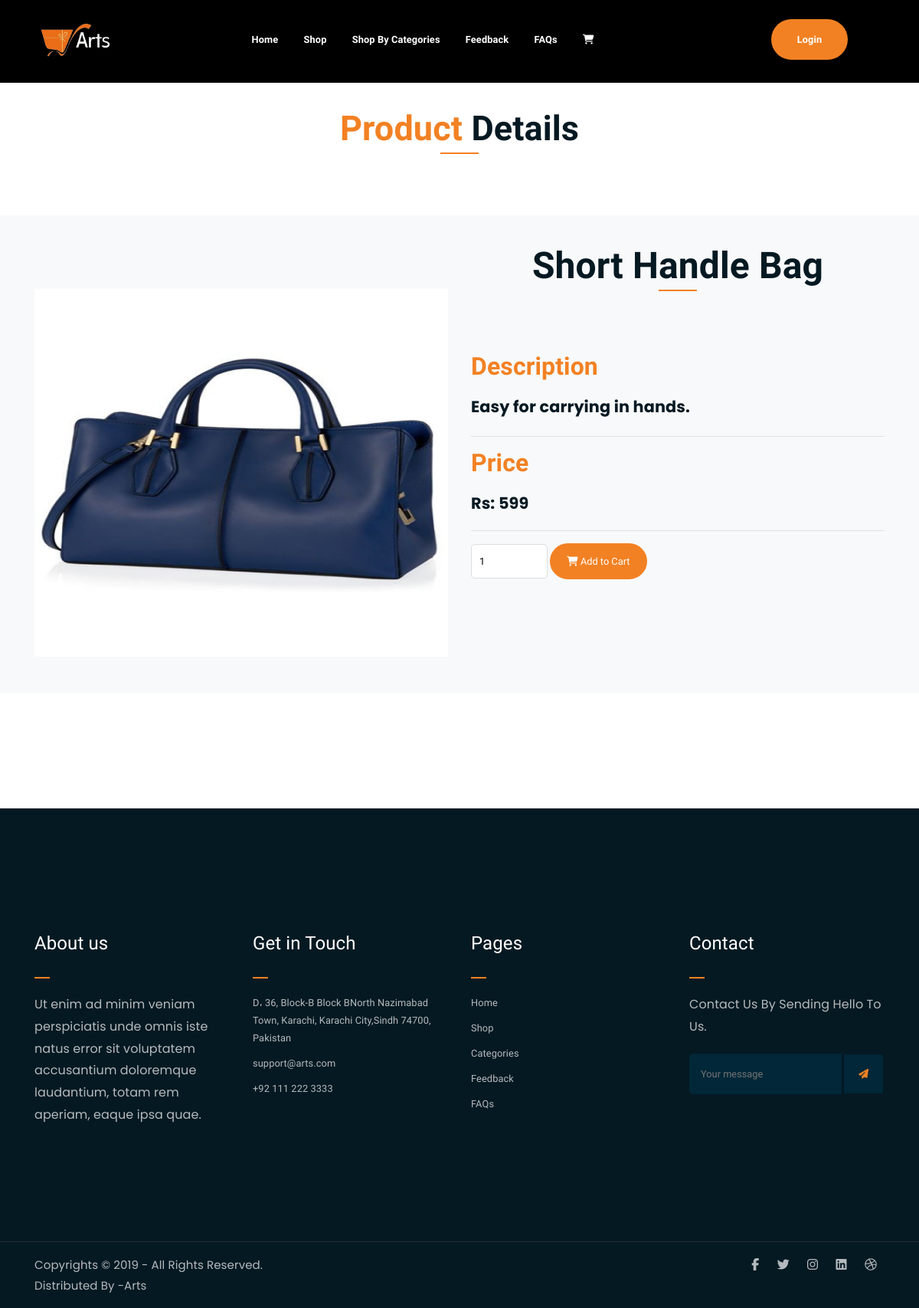
Page /user/product-info.php?id=7 on the committed database.
### tables this page shows
CREATE TABLE `add_product` (
  `Id` int(11) NOT NULL,
  `Product_Code` int(50) NOT NULL,
  `Product_Name` varchar(225) NOT NULL,
  `Product_Category` int(11) NOT NULL,
  `Product_Sub_Category` int(11) NOT NULL,
  `Price` int(50) NOT NULL,
  `Warranty` varchar(225) NOT NULL,
  `Description` varchar(225) NOT NULL,
  `Product_Image` varchar(225) NOT NULL
);

### user/product-info.php (the view, shortened to what this page needs)
<?php
include('header.php');
if (isset($_GET['id']) && is_numeric($_GET['id'])) {
    $product_id = intval($_GET['id']);
    $sql = "SELECT * FROM add_product WHERE Id = ?";
    $stmt = $conn->prepare($sql);
    $stmt->bind_param("i", $product_id);
    if ($stmt->execute()) {
        $result = $stmt->get_result();
        if ($result->num_rows > 0) {
            $row = $result->fetch_assoc();
        } else {
            echo "<p>Product not found.</p>";
            exit;
        }
    } else {
        echo "<p>Error retrieving product details.</p>";
        exit;
    }
} else {
    echo "<p>Invalid product ID.</p>";
    exit;
}
?>
<div class="product-section mt-150 mb-150">
    <div class="section-title text-center">
        <h3><span class="orange-text">Product</span> Details</h3>
    </div>
    <div class="row bg-light">
        <div class="container my-5">
            <div class="row">
                <div class="col-md-6 mt-5">
                    <?php
                    $productImage = !empty($row['Product_Image']) ? '../admin/' . $row['Product_Image'] : '../admin/default.jpg';
                    ?>
                    <img src="<?php echo ($productImage); ?>" alt="<?php echo ($row['Product_Name']); ?>" class="img-fluid" style="height:60vh;width:100vw;">
                </div>
                <div class="col-md-6">
                    <div class="section-title text-center">
                        <h3 style="font-size:3rem;"><?php echo ($row['Product_Name']); ?></h3>
                    </div>
                    <div>
                        <h3 class="my-3" style="color:#F28123;">Description</h3>
                        <p style="font-family:'Poppins',sans-serif;font-weight:bolder; font-size:1.3rem;"><?php echo($row['Description']); ?></p>
                        <hr>
                    </div>
                    <div>
                        <h3 class="my-3" style="color:#F28123;">Price</h3>
                        <span style="font-family:'Poppins',sans-serif;font-weight:bolder; font-size:1.3rem;">Rs: <?php echo ($row['Price']); ?></span>
                        <hr>
                    </div>
                    <form method="post" action="pro_cart.php">
                        <input type="number" id="quantity-<?php echo $product['Id']; ?>" name="quantity" min="1" value="1" required>
                        <button class="boxed-btn" name="add_to_cart"><i class="fas fa-shopping-cart"></i> Add to Cart</button>
                    </form>
                </div>
            </div>
        </div>
    </div>
</div>
<?php include('footer.php'); ?>

### user/assets/css/main.css (style rules this page uses)
html { font-size: 16px; font-weight: 400; line-height: 28px; height: 100%; }
body { font-family: 'Mochiy Pop One',sans-serif; font-weight: 400; font-size: 0.8rem; letter-spacing: 0.1px; line-height: 1.8; color: #051922; overflow-x: hidden; }
body img { max-width: 100%; }
h1, .h1, h2, .h2, h3, .h3, h4, .h4, h5, .h5, h6, .h6 { font-family: 'Mochiy Pop One',sans-serif; font-weight: 700; margin: 0 0 1.25rem 0; color: #051922; }
h1:last-child, .h1:last-child, h2:last-child, .h2:last-child, h3:last-child, .h3:last-child, h4:last-child, .h4:last-child, h5:last-child, .h5:last-child, h6:last-child, .h6:last-child { margin: 0; }
h3, .h3 { font-size: 2rem; font-weight: 700; line-height: 2.25rem; }
p { font-family: "Poppins", serif; font-weight: 400; font-size: 1rem; letter-spacing: 0.1px; line-height: 1.8; color: #051922; margin: 0 0 1.25rem 0; }
.mt-150 { margin-top: 150px; }
.mb-150 { margin-bottom: 150px; }
.orange-text { color: #F28123; }
button.boxed-btn,button.btn-checkout { font-family: 'Mochiy Pop One',sans-serif; display: inline-block; background-color: #F28123; color: #fff; padding: 10px 20px; }
button.boxed-btn, button.bordered-btn, button.cart-btn ,button.btn-checkout { border-radius: 50px; border: 2px solid #F28123; }
.section-title h3 { font-size: 45px; position: relative; padding-bottom: 15px; }
.section-title h3:after { position: absolute; content: ''; left: 0px; right: 0px; bottom: 0px; width: 50px; height: 2px; background-color: #F28123; margin: 0 auto; }
.section-title { margin-bottom: 80px; }
button.boxed-btn { -webkit-transition: 0.3s; -o-transition: 0.3s; transition: 0.3s; }
html, body { height: 100%; }
input[type="number"] { border: 1px solid #ddd; border-radius: 5px; padding: 10px; width: 100px; margin-bottom: 15px; }

### rows in the picture
add_product: Product_Image (picture), Product_Name "Short Handle Bag", Description "Easy for carrying in hands.", Price "599"
